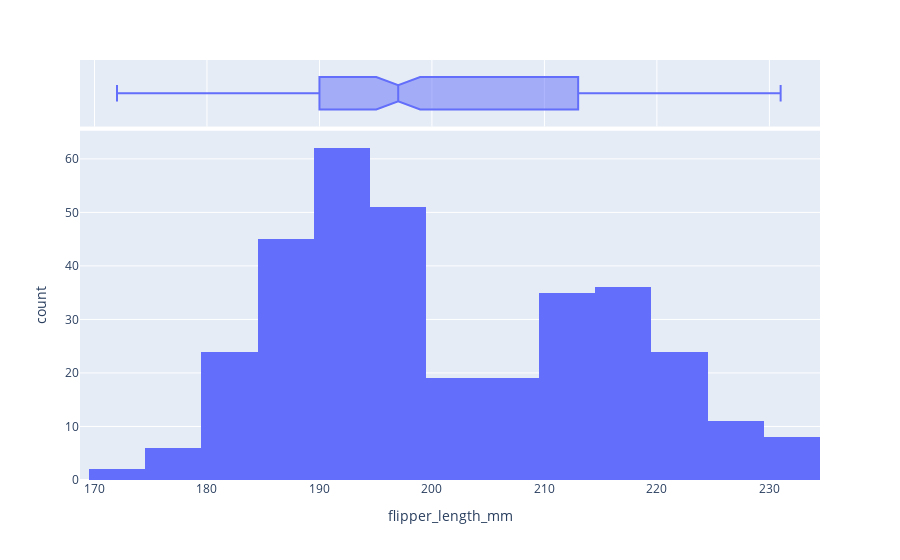

The cell this chart's notebook holds for it:
### Code cell
fig=px.histogram (df,x='flipper_length_mm',marginal='box')

fig.show()

### Figure 1 — Plotly figure (JSON) as saved in the notebook; plotly's stock layout.template omitted (floating-point values rounded to 4 significant figures; data arrays with more than 128 entries replaced by an {"elided": "..."} marker saying what was removed)
{"data": [{"alignmentgroup": "True", "bingroup": "x", "hovertemplate": "flipper_length_mm=%{x}<br>count=%{y}<extra></extra>", "legendgroup": "", "marker": {"color": "#636efa", "pattern": {"shape": ""}}, "name": "", "offsetgroup": "", "orientation": "v", "showlegend": false, "type": "histogram", "x": {"elided": "344 int values"}, "xaxis": "x", "yaxis": "y"}, {"alignmentgroup": "True", "hovertemplate": "flipper_length_mm=%{x}<extra></extra>", "legendgroup": "", "marker": {"color": "#636efa"}, "name": "", "notched": true, "offsetgroup": "", "showlegend": false, "type": "box", "x": {"elided": "344 int values"}, "xaxis": "x2", "yaxis": "y2"}], "layout": {"barmode": "relative", "legend": {"tracegroupgap": 0}, "margin": {"t": 60}, "xaxis": {"anchor": "y", "domain": [0, 1], "title": {"text": "flipper_length_mm"}}, "xaxis2": {"anchor": "y2", "domain": [0, 1], "matches": "x", "showgrid": true, "showticklabels": false}, "yaxis": {"anchor": "x", "domain": [0, 0.8316], "title": {"text": "count"}}, "yaxis2": {"anchor": "x2", "domain": [0.8416, 1], "matches": "y2", "showgrid": false, "showline": false, "showticklabels": false, "ticks": ""}}}
